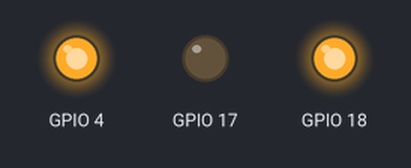
A program run on a simulated Raspberry Pi (BCM pin numbers). On the bench: output pins drawn as LEDs (lit = HIGH). At 8.0 s the program stops and its outputs stay as they are.

Above: at 0.1 s.
At 4.1 s:
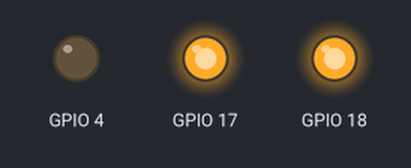
At 8.1 s:
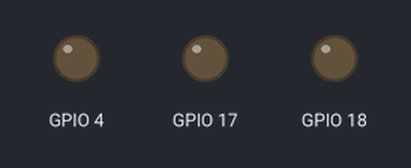
Timing chart, 0 to 9.5 s (numbered marks = the images above):
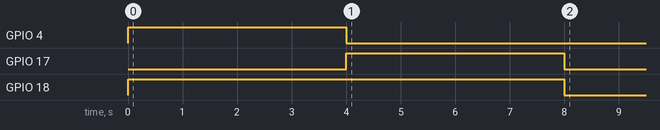

The program:

motors.py
```python
import RPi.GPIO as GPIO
from time import sleep

GPIO.setmode(GPIO.BCM)

class Motor:

    def __init__(self, a,b,e,rev_time=4.0):
        self.a = a
        self.b = b
        self.e = e
        self.revolution_time = rev_time
        self.seconds_per_degree = self.revolution_time / 360.0
        GPIO.setup(self.a, GPIO.OUT)
        GPIO.setup(self.b, GPIO.OUT)
        GPIO.setup(self.e, GPIO.OUT)

    def degrees_to_time(self,degrees):
        assert degrees, 'degrees value to convert to on time cannot be False'
        return self.seconds_per_degree * degrees

    def go_clockwise(self,degrees=False):
        GPIO.output(self.a,GPIO.HIGH)
        GPIO.output(self.b,GPIO.LOW)
        GPIO.output(self.e,GPIO.HIGH)
        if degrees:
            sleep(self.degrees_to_time(degrees))
            self.stop()

    def go_anticlockwise(self,degrees=False):
        GPIO.output(self.a,GPIO.LOW)
        GPIO.output(self.b,GPIO.HIGH)
        GPIO.output(self.e,GPIO.HIGH)
        if degrees:
            sleep(self.degrees_to_time(degrees))
            self.stop()

    def stop(self):
        GPIO.output(self.e,GPIO.LOW)

    def cleanup(self):
        GPIO.cleanup()

try:
    motor = Motor(4,17,18)
    motor.go_clockwise(360)
    motor.go_anticlockwise(360)
    motor.stop()
    motor.cleanup()
except:
    GPIO.cleanup()
```

Measured:
- by itself, GPIO 4: LOW → HIGH at 0.00 s, → LOW 4.0 s later
- by itself, GPIO 17: LOW → HIGH at 4.0 s, → LOW 4.0 s later
- by itself, GPIO 18: LOW → HIGH at 0.00 s, → LOW 8.0 s later
